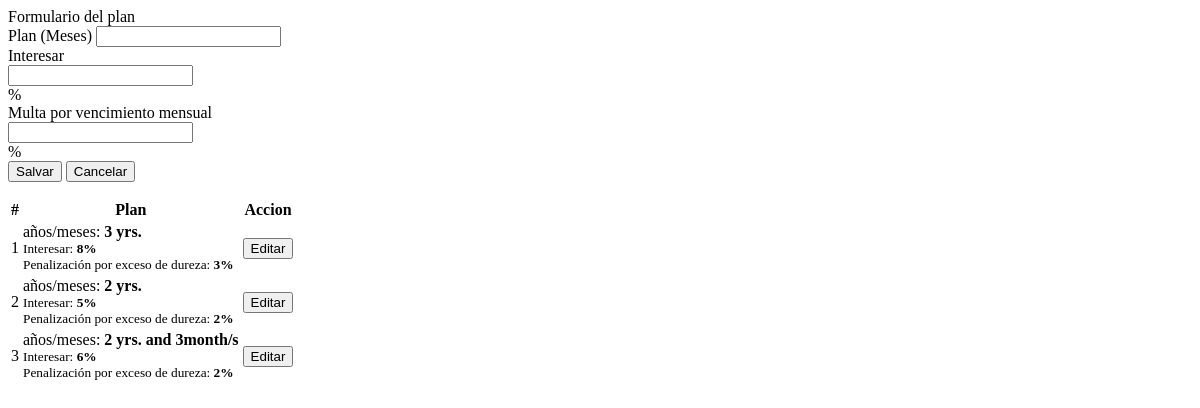
Before: /plan.php with the older database file.
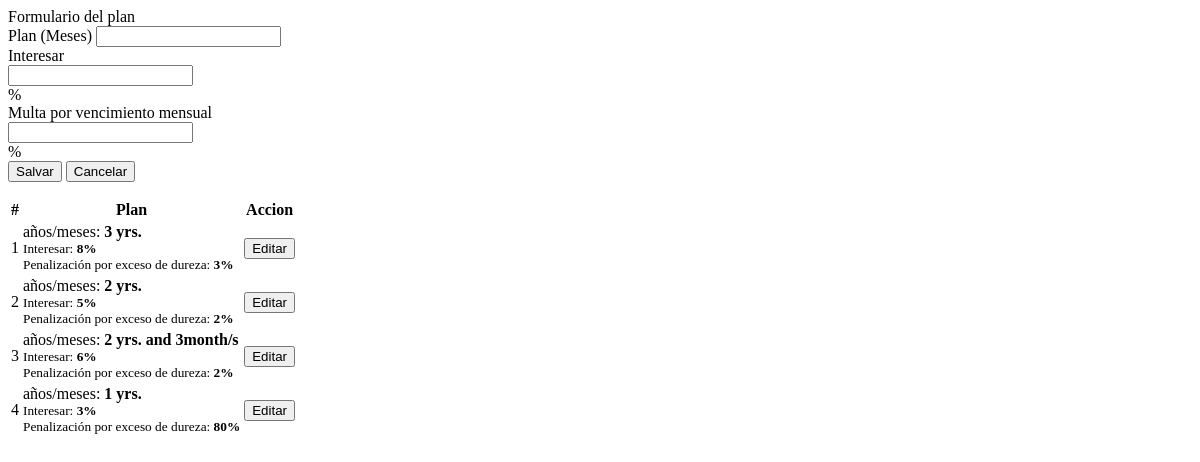
After: the same page with the newer database file.
### tables this page shows
CREATE TABLE `loan_plan` (
  `id` int(30) NOT NULL,
  `months` int(11) NOT NULL,
  `interest_percentage` float NOT NULL,
  `penalty_rate` int(11) NOT NULL
);

### plan.php (the view, shortened to what this page needs)
<?php
include('db_connect.php');
?>
<div class="container-fluid">
	<div class="col-lg-12">
		<div class="row">
			<div class="col-md-4">
			<form action="" id="manage-plan">
				<div class="card">
					<div class="card-header">
						   Formulario del plan
				  	</div>
					<div class="card-body">
							<div class="form-group">
								<label class="control-label">Plan (Meses)</label>
								<input type="number" name="months" id="" class="form-control text-right">
							</div>
							<div class="form-group">
								<label class="control-label">Interesar</label>
								<div class="input-group">
								  <input type="number" step="any" min="0" max="100" class="form-control text-right" name="interest_percentage" aria-label="Interest">
								  <div class="input-group-append">
								    <span class="input-group-text">%</span>
								  </div>
								</div>
							</div>
							<div class="form-group">
								<label class="control-label">Multa por vencimiento mensual</label>
								<div class="input-group">
								  <input type="number" step="any" min="0" max="100" class="form-control text-right" aria-label="Penalty percentage" name="penalty_rate">
								  <div class="input-group-append">
								    <span class="input-group-text">%</span>
								  </div>
								</div>
							</div>
					</div>
					<div class="card-footer">
						<div class="row">
							<div class="col-md-12">
								<button class="btn btn-sm btn-success col-sm-4 offset-md-3"> Salvar</button>
								<button class="btn btn-sm btn-default col-sm-4" type="button" onclick="_reset()"> Cancelar</button>
							</div>
						</div>
					</div>
				</div>
			</form>
			</div>
			<div class="col-md-8">
				<div class="card">
					<div class="card-body">
						<table class="table table-bordered table-hover">
							<thead>
								<tr>
									<th class="text-center">#</th>
									<th class="text-center">Plan</th>
									<th class="text-center">Accion</th>
								</tr>
							</thead>
							<tbody>
								<?php
								$i = 1;
								$plan = $conn->query("SELECT * FROM loan_plan order by id asc");
								while($row=$plan->fetch_assoc()):
									$months = $row['months'];
									$months = $months / 12;
									if($months < 1){
										$months = $row['months']. " months";
									}else{
										$m = explode(".", $months);
										$months = $m[0] . " yrs.";
										if(isset($m[1])){
											$months .= " and ".number_format(12 * ($m[1] /100 ),0)."month/s";
										}
									}
								?>
								<tr>
									<td class="text-center"><?php echo $i++ ?></td>
									<td class="">
										 <p>años/meses: <b><?php echo $months ?></b></p>
										 <p><small>Interesar: <b><?php echo $row['interest_percentage']."%" ?></b></small></p>
										 <p><small>Penalización por exceso de dureza: <b><?php echo $row['penalty_rate']."%" ?></b></small></p>
									</td>
									<td class="text-center">
										<button class="btn btn-sm btn-success edit_plan" type="button" data-id="<?php echo $row['id'] ?>" data-months="<?php echo $row['months'] ?>" data-interest_percentage="<?php echo $row['interest_percentage'] ?>" >Editar</button>
									</td>
								</tr>
								<?php endwhile; ?>
							</tbody>
						</table>
					</div>
				</div>
			</div>
		</div>
	</div>
</div>

Changed rows visible on the page:
added loan_plan: months "1 yrs.", interest_percentage "3", penalty_rate "80"
